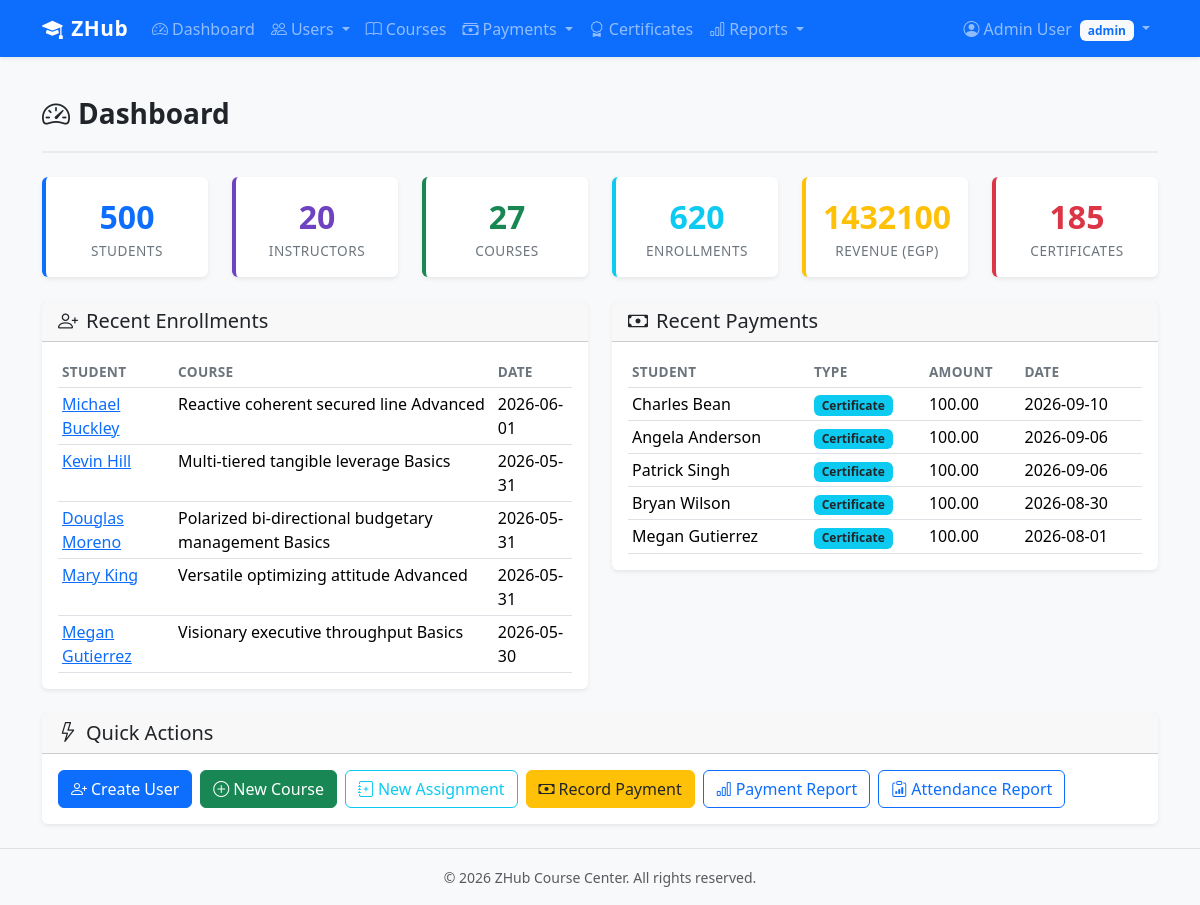
The app's page /admin/dashboard (signed in), older data.
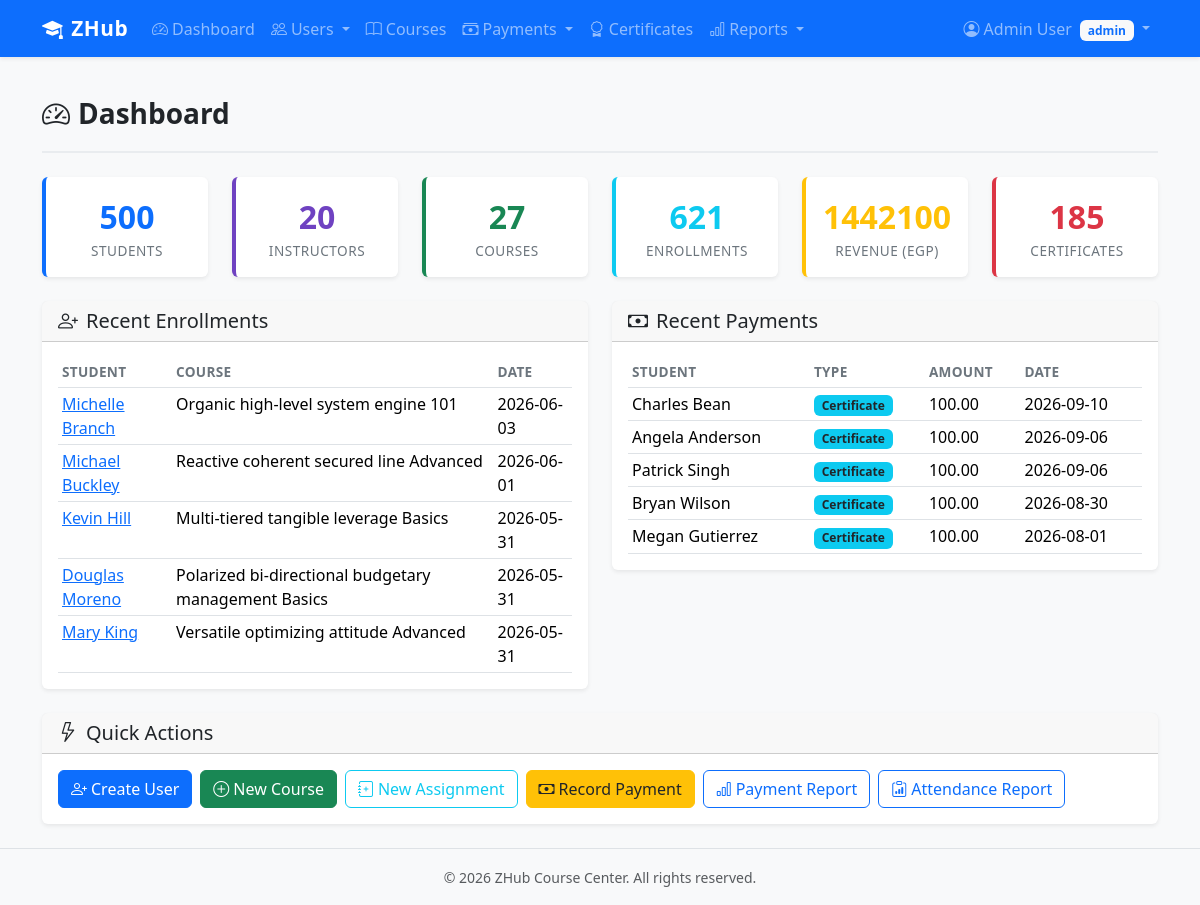
The same page, newer data.
### website/models.py (models this page shows, shortened)
class Enrollment(db.Model):
    __tablename__ = 'enrollments'
    id = db.Column(db.Integer, primary_key=True)
    student_id = db.Column(db.Integer, db.ForeignKey('students.id'), nullable=False)
    course_id = db.Column(db.Integer, db.ForeignKey('courses.id'), nullable=False)
    group_id = db.Column(db.Integer, db.ForeignKey('groups.id'), nullable=False)
    enrolled_at = db.Column(db.DateTime, default=lambda: datetime.now(timezone.utc))
    status = db.Column(db.String(20), default='active')  # active / completed / dropped
    attendance_records = db.relationship('Attendance', backref='enrollment', lazy='dynamic', cascade='all, delete-orphan')
    performance = db.relationship('StudentPerformance', backref='enrollment', uselist=False, cascade='all, delete-orphan')
    __table_args__ = (
        db.UniqueConstraint('student_id', 'course_id', name='uq_student_course'),
    )

class User(UserMixin, db.Model):
    __tablename__ = 'users'
    id = db.Column(db.Integer, primary_key=True)
    email = db.Column(db.String(150), unique=True, nullable=False, index=True)
    password_hash = db.Column(db.String(256), nullable=False)
    role = db.Column(db.String(20), nullable=False, default='student')  # admin / instructor / student
    first_name = db.Column(db.String(100), nullable=False)
    last_name = db.Column(db.String(100), nullable=False)
    phone = db.Column(db.String(20))
    is_active = db.Column(db.Boolean, default=True)
    created_at = db.Column(db.DateTime, default=lambda: datetime.now(timezone.utc))
    student = db.relationship('Student', backref='user', uselist=False, cascade='all, delete-orphan')
    instructor = db.relationship('Instructor', backref='user', uselist=False, cascade='all, delete-orphan')
    @property
    def full_name(self):
        return f'{self.first_name} {self.last_name}'

class Course(db.Model):
    __tablename__ = 'courses'
    id = db.Column(db.Integer, primary_key=True)
    name = db.Column(db.String(200), nullable=False)
    description = db.Column(db.Text)
    level = db.Column(db.String(50))  # beginner / intermediate / advanced
    duration_weeks = db.Column(db.Integer)
    reservation_fee = db.Column(db.Float, default=0.0)
    course_fee = db.Column(db.Float, default=0.0)
    certificate_fee = db.Column(db.Float, default=0.0)
    is_active = db.Column(db.Boolean, default=True)
    created_at = db.Column(db.DateTime, default=lambda: datetime.now(timezone.utc))
    start_date = db.Column(db.Date, nullable=True)
    end_date = db.Column(db.Date, nullable=True)
    total_hours = db.Column(db.Float, nullable=True)
    num_sessions = db.Column(db.Integer, nullable=True)
    groups = db.relationship('Group', backref='course', lazy='dynamic', cascade='all, delete-orphan')
    enrollments = db.relationship('Enrollment', backref='course', lazy='dynamic', cascade='all, delete-orphan')
    ratings = db.relationship('CourseRating', backref='course', lazy='dynamic', cascade='all, delete-orphan')
    schedules = db.relationship('CourseSchedule', backref='course', lazy='dynamic', cascade='all, delete-orphan')

class Payment(db.Model):
    __tablename__ = 'payments'
    id = db.Column(db.Integer, primary_key=True)
    student_id = db.Column(db.Integer, db.ForeignKey('students.id'), nullable=False)
    course_id = db.Column(db.Integer, db.ForeignKey('courses.id'), nullable=False)
    payment_type = db.Column(db.String(20), nullable=False)  # reservation / course / certificate
    amount = db.Column(db.Float, nullable=False)
    paid_at = db.Column(db.DateTime, default=lambda: datetime.now(timezone.utc))
    received_by = db.Column(db.Integer, db.ForeignKey('users.id'))
    notes = db.Column(db.Text)
    course = db.relationship('Course', backref='payments')

### website/admin/routes.py (the view)
@admin_bp.route('/dashboard')
@role_required('admin')
def dashboard():
    stats = {
        'total_students': Student.query.count(),
        'total_instructors': Instructor.query.count(),
        'total_courses': Course.query.filter_by(is_active=True).count(),
        'total_enrollments': Enrollment.query.filter_by(status='active').count(),
        'total_revenue': db.session.query(func.sum(Payment.amount)).scalar() or 0,
        'total_certificates': Certificate.query.count(),
    }
    recent_enrollments = Enrollment.query.order_by(Enrollment.enrolled_at.desc()).limit(5).all()
    recent_payments = Payment.query.order_by(Payment.paid_at.desc()).limit(5).all()
    return render_template('admin/dashboard.html', stats=stats,
                           recent_enrollments=recent_enrollments,
                           recent_payments=recent_payments)

### website/utils.py (called while the page is built)
def role_required(*roles):
    def decorator(f):
        @wraps(f)
        @login_required
        def decorated_function(*args, **kwargs):
            if current_user.role not in roles:
                abort(403)
            return f(*args, **kwargs)
        return decorated_function
    return decorator

### website/templates/admin/dashboard.html (shortened to what the changed rows need)
{% extends "base.html" %}
{% block content %}
<div class="page-header">
    <h1><i class="bi bi-speedometer2 me-2"></i>Dashboard</h1>
</div>
<div class="row g-4 mb-4">
    <div class="col-md-4 col-lg-2">
        <div class="card stat-card" style="border-left-color: #0dcaf0;">
            <div class="card-body text-center">
                <div class="stat-value text-info">{{ stats.total_enrollments }}</div>
                <div class="stat-label">Enrollments</div>
            </div>
        </div>
    </div>
    <div class="col-md-4 col-lg-2">
        <div class="card stat-card" style="border-left-color: #ffc107;">
            <div class="card-body text-center">
                <div class="stat-value text-warning">{{ "%.0f"|format(stats.total_revenue) }}</div>
                <div class="stat-label">Revenue (EGP)</div>
            </div>
        </div>
    </div>
</div>
<div class="row g-4">
    <div class="col-md-6">
        <div class="card">
            <div class="card-body">
                {% if recent_enrollments %}
                <div class="table-responsive">
                    <table class="table table-sm table-hover mb-0">
                        <thead><tr><th>Student</th><th>Course</th><th>Date</th></tr></thead>
                        <tbody>
                        {% for e in recent_enrollments %}
                        <tr>
                            <td><a href="{{ url_for('students.detail', student_id=e.student.id) }}">{{ e.student.user.full_name }}</a></td>
                            <td>{{ e.course.name }}</td>
                            <td>{{ e.enrolled_at.strftime('%Y-%m-%d') }}</td>
                        </tr>
                        {% endfor %}
                        </tbody>
                    </table>
                </div>
                {% else %}
                <p class="text-muted mb-0">No enrollments yet.</p>
                {% endif %}
            </div>
        </div>
    </div>
    <div class="col-md-6">
        <div class="card">
            <div class="card-body">
                {% if recent_payments %}
                <div class="table-responsive">
                    <table class="table table-sm table-hover mb-0">
                        <thead><tr><th>Student</th><th>Type</th><th>Amount</th><th>Date</th></tr></thead>
                        <tbody>
                        {% for p in recent_payments %}
                        <tr>
                            <td>{{ p.student.user.full_name }}</td>
                            <td><span class="badge bg-info text-dark">{{ p.payment_type|capitalize }}</span></td>
                            <td>{{ "%.2f"|format(p.amount) }}</td>
                            <td>{{ p.paid_at.strftime('%Y-%m-%d') }}</td>
                        </tr>
                        {% endfor %}
                        </tbody>
                    </table>
                </div>
                {% else %}
                <p class="text-muted mb-0">No payments yet.</p>
                {% endif %}
            </div>
        </div>
    </div>
</div>
{% endblock %}

Row changes from the older to the newer data that the page shows:
no longer on this page (row unchanged): Enrollment: student.user.full_name "Megan Gutierrez", course.name "Visionary executive throughput Basics", enrolled_at "2026-05-30"
added Enrollment: student.user.full_name "Michelle Branch", course.name "Organic high-level system engine 101", enrolled_at "2026-06-03"
Text that changed along with them:
{{ stats.total_enrollments }}: "620" → "621"
{{ "%.0f"|format(stats.total_revenue) }}: "1432100" → "1442100"
